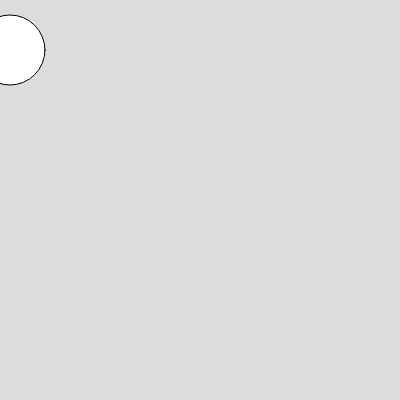
Frame 1 (no input)
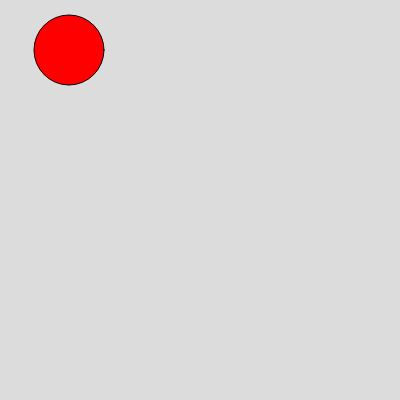
Frame 60 (no input)
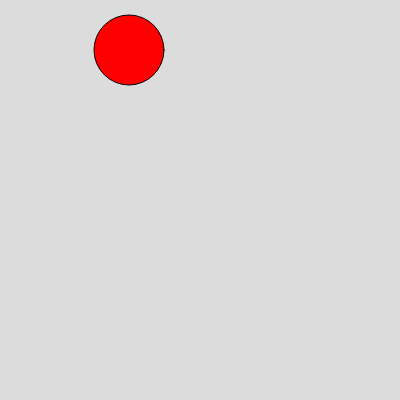
Frame 120 (the mouse pressed at the canvas centre since frame 60)

The p5.js sketch that drew these frames (run headless with seeded random() and noise() and a simulated clock; from frame 60 on, the mouse is pressed at the canvas centre):

// p5.js sketch
// ── sketch.js
var ball = {
  x:10,
  y:50,
  r:70,
  vx:0,
  vy:0,
  color:["grey","blue","red"]
};

function setup() {
  createCanvas(400, 400);
}

function draw() {
  background(220);

  circle(ball.x, ball.y, ball.r);

  fill(ball.color[2]);
  ball.vx = 1;
  ball.x = ball.x + ball.vx;
  

  
}
